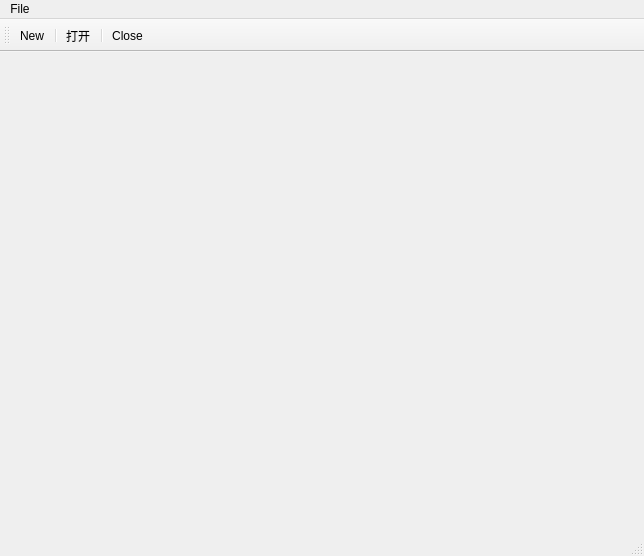
<?xml version="1.0" encoding="UTF-8"?>
<ui version="4.0">
 <class>MainWindow</class>
 <widget class="QMainWindow" name="MainWindow">
  <property name="geometry">
   <rect>
    <x>0</x>
    <y>0</y>
    <width>644</width>
    <height>556</height>
   </rect>
  </property>
  <property name="windowTitle">
   <string>MainWindow</string>
  </property>
  <widget class="QWidget" name="centralwidget"/>
  <widget class="QMenuBar" name="menubar">
   <property name="geometry">
    <rect>
     <x>0</x>
     <y>0</y>
     <width>644</width>
     <height>23</height>
    </rect>
   </property>
   <widget class="QMenu" name="menu">
    <property name="title">
     <string>File</string>
    </property>
    <addaction name="actionNew"/>
    <addaction name="separator"/>
    <addaction name="actionOpen"/>
    <addaction name="separator"/>
    <addaction name="actionClose"/>
   </widget>
   <addaction name="menu"/>
  </widget>
  <widget class="QToolBar" name="toolBar">
   <property name="windowTitle">
    <string>toolBar</string>
   </property>
   <attribute name="toolBarArea">
    <enum>TopToolBarArea</enum>
   </attribute>
   <attribute name="toolBarBreak">
    <bool>false</bool>
   </attribute>
   <addaction name="actionNew"/>
   <addaction name="separator"/>
   <addaction name="actionOpen"/>
   <addaction name="separator"/>
   <addaction name="actionClose"/>
  </widget>
  <widget class="QStatusBar" name="statusBar"/>
  <action name="actionNew">
   <property name="text">
    <string>New</string>
   </property>
   <property name="toolTip">
    <string>创建新文件</string>
   </property>
   <property name="shortcut">
    <string>Ctrl+A</string>
   </property>
  </action>
  <action name="actionOpen">
   <property name="text">
    <string>打开</string>
   </property>
  </action>
  <action name="actionClose">
   <property name="text">
    <string>Close</string>
   </property>
  </action>
 </widget>
 <resources/>
 <connections/>
</ui>
